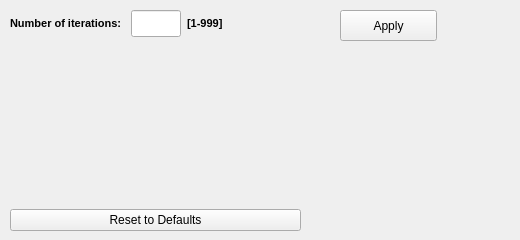
   <widget class="QWidget" name="BSTab">
    <attribute name="title">
     <string>BackGround Subtraction</string>
    </attribute>
    <widget class="QWidget" name="layoutWidget">
     <property name="geometry">
      <rect>
       <x>10</x>
       <y>10</y>
       <width>291</width>
       <height>221</height>
      </rect>
     </property>
     <layout class="QVBoxLayout" name="verticalLayout_7">
      <item>
       <layout class="QHBoxLayout" name="horizontalLayout_7">
        <item>
         <widget class="QLabel" name="label_14">
          <property name="minimumSize">
           <size>
            <width>0</width>
            <height>27</height>
           </size>
          </property>
          <property name="font">
           <font>
            <pointsize>8</pointsize>
            <weight>75</weight>
            <bold>true</bold>
           </font>
          </property>
          <property name="text">
           <string>Number of iterations:</string>
          </property>
         </widget>
        </item>
        <item>
         <widget class="QLineEdit" name="BSIterationsEdit">
          <property name="sizePolicy">
           <sizepolicy hsizetype="Minimum" vsizetype="Fixed">
            <horstretch>0</horstretch>
            <verstretch>0</verstretch>
           </sizepolicy>
          </property>
          <property name="minimumSize">
           <size>
            <width>50</width>
            <height>27</height>
           </size>
          </property>
          <property name="maximumSize">
           <size>
            <width>50</width>
            <height>16777215</height>
           </size>
          </property>
          <property name="font">
           <font>
            <pointsize>8</pointsize>
           </font>
          </property>
         </widget>
        </item>
        <item>
         <widget class="QLabel" name="label">
          <property name="minimumSize">
           <size>
            <width>0</width>
            <height>27</height>
           </size>
          </property>
          <property name="font">
           <font>
            <pointsize>8</pointsize>
            <weight>75</weight>
            <bold>true</bold>
           </font>
          </property>
          <property name="text">
           <string>[1-999]</string>
          </property>
         </widget>
        </item>
       </layout>
      </item>
      <item>
       <spacer name="verticalSpacer_3">
        <property name="orientation">
         <enum>Qt::Vertical</enum>
        </property>
        <property name="sizeHint" stdset="0">
         <size>
          <width>20</width>
          <height>40</height>
         </size>
        </property>
       </spacer>
      </item>
      <item>
       <widget class="QPushButton" name="resetBSToDefaultsButton">
        <property name="text">
         <string>Reset to Defaults</string>
        </property>
       </widget>
      </item>
     </layout>
    </widget>
    <widget class="QPushButton" name="BSpushButton">
     <property name="geometry">
      <rect>
       <x>340</x>
       <y>10</y>
       <width>97</width>
       <height>31</height>
      </rect>
     </property>
     <property name="text">
      <string>Apply</string>
     </property>
    </widget>
    <widget class="QLabel" name="BSAreamaxLabel">
     <property name="geometry">
      <rect>
       <x>440</x>
       <y>50</y>
       <width>71</width>
       <height>21</height>
      </rect>
     </property>
     <property name="text">
      <string/>
     </property>
    </widget>
    <widget class="QLabel" name="BSAreaminLabel">
     <property name="geometry">
      <rect>
       <x>440</x>
       <y>140</y>
       <width>71</width>
       <height>21</height>
      </rect>
     </property>
     <property name="text">
      <string/>
     </property>
    </widget>
   </widget>
